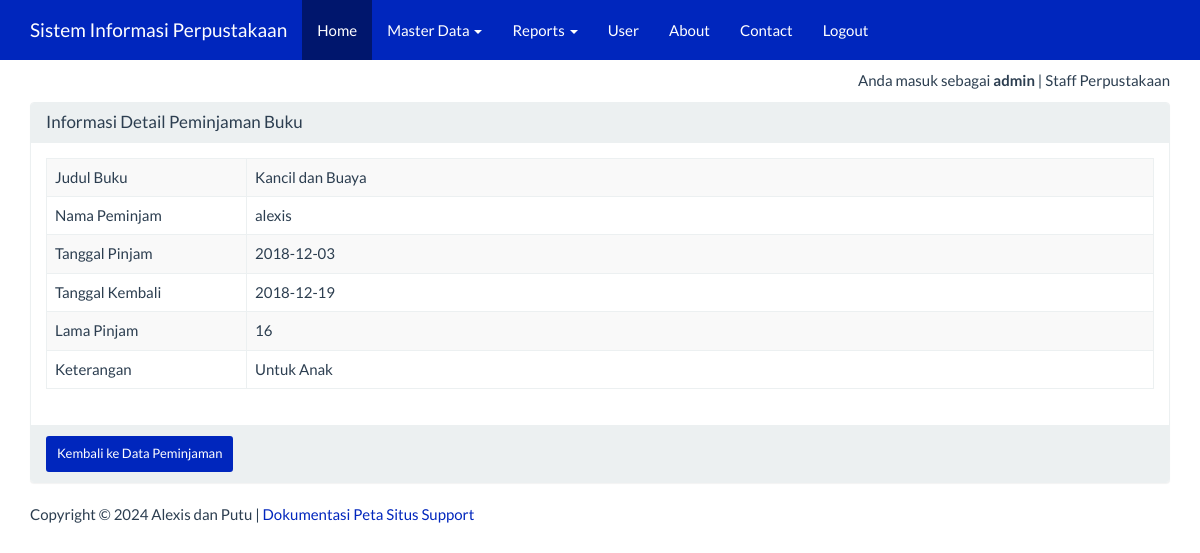
Screenshot of /index_admin.php?page=peminjaman&actions=detail&id=9 (signed in) with the database file from the repository.
### tables this page shows
CREATE TABLE IF NOT EXISTS `peminjaman` (
  `judul_buku` varchar(50) NOT NULL,
  `peminjam` varchar(50) NOT NULL,
  `tgl_pinjam` varchar(25) NOT NULL,
  `tgl_kembali` varchar(25) NOT NULL,
  `lama_pinjam` int(5) NOT NULL,
  `keterangan` varchar(100) NOT NULL,
  `id` int(5) NOT NULL AUTO_INCREMENT,
  PRIMARY KEY (`id`)
);

### views/peminjaman_detail.php (the view)
<div class="container">
    <div class="row">
        <div class="col-xs-12">
            <div class="panel panel-default">
                <div class="panel-heading">
                    <h3 class="panel-title">Informasi Detail Peminjaman Buku</h3>
                </div>
                <div class="panel-body">
                    <?php
                    $sql = "SELECT *FROM peminjaman WHERE id='" . $_GET ['id'] . "'";
                    $query = mysqli_query($koneksi, $sql) or die("SQL Detail error");
                    $data = mysqli_fetch_array($query);
                    ?>
                    <table class="table table-bordered table-striped table-hover">
                        <tr>
                            <td width="200">Judul Buku</td> <td><?= $data['judul_buku'] ?></td>
                        </tr>
                        <tr>
                            <td>Nama Peminjam</td> <td><?= $data['peminjam'] ?></td>
                        </tr>
                        <tr>
                            <td>Tanggal Pinjam</td> <td><?= $data['tgl_pinjam'] ?></td>
                        </tr>
						<tr>
                            <td>Tanggal Kembali</td> <td><?= $data['tgl_kembali'] ?></td>
                        </tr>
                        <tr>
                            <td>Lama Pinjam</td> <td><?= $data['lama_pinjam'] ?></td>
                        </tr>
						<tr>
                            <td>Keterangan</td> <td><?= $data['keterangan'] ?></td>
                        </tr>
                    </table>
                </div>
                <div class="panel-footer">
                    <a href="?page=peminjaman&actions=tampil" class="btn btn-success btn-sm">
                        Kembali ke Data Peminjaman </a>
                </div>
            </div>
        </div>
    </div>
</div>

### index_admin.php (style rules this page uses)
body { margin-top:70px; }

### rows the page displays
peminjaman: judul_buku "Kancil dan Buaya", peminjam "alexis", tgl_pinjam "2018-12-03", tgl_kembali "2018-12-19", lama_pinjam "16", keterangan "Untuk Anak"

### other values shown
$_SESSION['username'] "admin"
$_SESSION['ket'] "Staff Perpustakaan"
